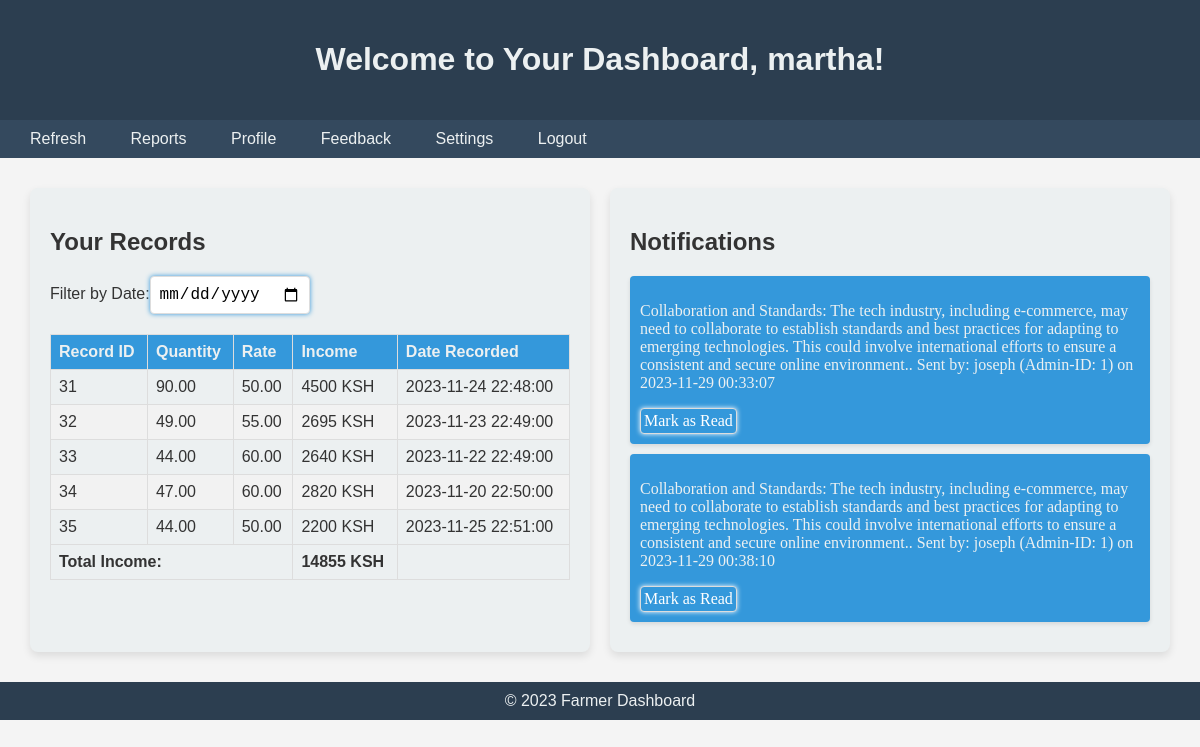
Page /farmerdb.php (signed in) on the committed database.
### tables this page shows
CREATE TABLE `farmers` (
  `id` int(11) NOT NULL,
  `name` varchar(255) NOT NULL,
  `email` varchar(255) NOT NULL,
  `telephone` varchar(20) NOT NULL,
  `location` varchar(255) NOT NULL,
  `breedOfCow` text NOT NULL,
  `password` varchar(20) NOT NULL,
  `created_at` timestamp NOT NULL DEFAULT current_timestamp()
);

CREATE TABLE `records` (
  `record_Id` int(11) NOT NULL,
  `farmer_Id` int(11) NOT NULL,
  `farmer_name` varchar(255) NOT NULL,
  `breedOfCow` text NOT NULL,
  `quantity` decimal(10,2) NOT NULL,
  `rate` decimal(10,2) NOT NULL,
  `date_time` datetime NOT NULL,
  `original_date_time` datetime DEFAULT NULL,
  `update_date_time` datetime DEFAULT NULL,
  `updated_by_admin` varchar(255) DEFAULT NULL
);

CREATE TABLE `notifications` (
  `notification_id` int(11) NOT NULL,
  `farmer_id` int(11) DEFAULT NULL,
  `message` text DEFAULT NULL,
  `timestamp` timestamp NOT NULL DEFAULT current_timestamp(),
  `is_read` tinyint(1) NOT NULL DEFAULT 0,
  `original_quantity` int(11) DEFAULT NULL,
  `updated_quantity` int(11) DEFAULT NULL,
  `original_rate` decimal(10,2) DEFAULT NULL,
  `updated_rate` decimal(10,2) DEFAULT NULL
);

### functions.php (called while the page is built, shortened)
<?php
if (!function_exists('getFarmerNotifications')) {
    function getFarmerNotifications($conn, $farmerId) {
        $query = "SELECT * FROM notifications WHERE farmer_id = ? AND is_read = 0";
        $stmt = $conn->prepare($query);
        $stmt->bind_param("i", $farmerId);
        if ($stmt->execute()) {
            $result = $stmt->get_result();
            $notifications = [];
            while ($row = $result->fetch_assoc()) {
                $notifications[] = $row;
            }
            return $notifications;
        } else {
            echo "Error getting unread farmer notifications for Farmer ID: $farmerId";
            return null;
        }
    }
}
if (!function_exists('getFarmerName')) {
    function getFarmerName($conn, $farmerID) {
        $query = "SELECT name FROM farmers WHERE id = ?";
        $stmt = $conn->prepare($query);
        $stmt->bind_param("i", $farmerID);
        if ($stmt->execute()) {
            $result = $stmt->get_result();
            $row = $result->fetch_assoc();
            return $row['name'];
        } else {
            echo "Error getting farmer name for Farmer ID: $farmerID";
            return null;
        }
    }
}
function getFarmerRecords($conn, $farmerId) {
    $records = array();
    $query = "SELECT record_Id, quantity, rate, date_time FROM records WHERE farmer_id = ?";
    $stmt = $conn->prepare($query);
    $stmt->bind_param("i", $farmerId);
    $stmt->execute();
    $result = $stmt->get_result();
    while ($row = $result->fetch_assoc()) {
        $records[] = $row;
    }
    return $records;
}

### farmerdb.php (the view, shortened to what this page needs)
<?php
include 'functions.php';
$farmerId = $_SESSION['user_id'];
$notifications = getFarmerNotifications($conn, $farmerId);
?>
<!DOCTYPE html>
<html lang="en">
<head>
</head>
<body>
    <header>
        <h1>Welcome to Your Dashboard, <?php echo getFarmerName($conn, $_SESSION['user_id']); ?>!</h1>
    </header>
    <nav>
        <a href="farmerdb.php">Refresh</a>
        <a href="farmerreports.php">Reports</a>
        <a href="profile.php">Profile</a>
        <a href="feedback.php">Feedback</a>
        <a href="settings.php">Settings</a>
        <a href="logout.php">Logout</a>
    </nav>
    <section>
        <div class="dashboard-container">
            <div class="dashboard-item">
                <h2>Your Records</h2>
      <?php
$records = getFarmerRecords($conn, $_SESSION['user_id']);
if ($records) {
    $filterDate = isset($_POST['filterDate']) ? $_POST['filterDate'] : '';
    echo '<form method="post" id="filterForm">';
    echo '<label for="filterDate">Filter by Date:</label>';
    echo '<input type="date" name="filterDate" id="filterDate" value="' . $filterDate . '" onchange="document.getElementById(\'filterForm\').submit();">';
    echo '</form>';
    if (!empty($filterDate)) {
        $filteredRecords = array_filter($records, function ($record) use ($filterDate) {
            return date_format(date_create($record['date_time']), 'Y-m-d') == $filterDate;
        });
        $totalIncomeFiltered = array_sum(array_map(function ($record) {
            return $record['quantity'] * $record['rate'];
        }, $filteredRecords));
    } else {
        $filteredRecords = $records;
        $totalIncomeFiltered = null;
    }
    $totalIncomeOverall = array_sum(array_map(function ($record) {
        return $record['quantity'] * $record['rate'];
    }, $records));
    if (!empty($filteredRecords)) {
        echo '<table class="records-table">';
        echo '<thead>';
        echo '<tr>';
        echo '<th>Record ID</th>';
        echo '<th>Quantity</th>';
        echo '<th>Rate</th>';
        echo '<th>Income</th>';
        echo '<th>Date Recorded</th>';
        echo '</tr>';
        echo '</thead>';
        echo '<tbody>';
        foreach ($filteredRecords as $record) {
            echo '<tr>';
            echo '<td>' . $record['record_Id'] . '</td>';
            echo '<td>' . $record['quantity'] . '</td>';
            echo '<td>' . $record['rate'] . '</td>';
            $income = $record['quantity'] * $record['rate'];
            echo '<td>' . $income . ' KSH</td>';
            echo '<td>' . $record['date_time'] . '</td>';
            echo '</tr>';
        }
        echo '</tbody>';
        echo '<tfoot>';
        echo '<tr>';
        echo '<td colspan="3"><strong>Total Income:</strong></td>';
        echo '<td><strong>' . ($totalIncomeFiltered !== null ? $totalIncomeFiltered : $totalIncomeOverall) . ' KSH</strong></td>';
        echo '<td></td>';
        echo '</tr>';
        echo '</tfoot>';
        echo '</table>';
    } else {
        echo '<p>No records available for the selected date.</p>';
    }
} else {
    echo '<p>No records available.</p>';
}
?>
            </div>
            <div class="dashboard-item">
                <h2>Notifications</h2>
                <div class="notifications-container">
                <?php
                $notifications = getFarmerNotifications($conn, $_SESSION['user_id']);
                if ($notifications) {
                    foreach ($notifications as $notification) {
                        echo '<div class="notification">';
                        echo '<p>' . $notification['message'] . '</p>';
                        echo '<form method="post" action="mark_as_read.php">';
                        echo '<input class="msg-btn" type="submit" value="Mark as Read"></input>';
                        echo '</form>';
                        echo '</div>';
                    }
                } else {
                    echo '<p>No new notifications.</p>';
                }
                ?>
                </div>
            </div>
        </div>
    </section>
    <footer>
        &copy; 2023 Farmer Dashboard
    </footer>
</body>
</html>

### farmerdb.php (style rules this page uses)
.msg-btn { background-color: #3498db; color: white; padding: 3px; font-size: medium; font-weight: 300; font-family: ui-monospace; border: 1px solid #ddd; border-radius: 4px; box-shadow: 0px 0px 5px white; cursor: pointer; }
body { font-family: Arial, sans-serif; margin: 0; padding: 0; background-color: #f4f4f4; color: #333; }
header { background-color: #2c3e50; padding: 20px; color: #ecf0f1; text-align: center; }
nav { background-color: #34495e; padding: 10px; }
nav a { color: #ecf0f1; text-decoration: none; padding: 10px; margin: 0 10px; }
section { padding: 20px; }
#filterDate { padding: 8px; font-size: 16px; border: 1px solid #ddd; border-radius: 4px; margin-right: 10px; box-shadow: 0px 0px 5px #3498db; }
#filterForm { margin-bottom: 20px; }
.records-table { width: 100%; border-collapse: collapse; margin-top: 20px; }
.records-table th, .records-table td { border: 1px solid #ddd; padding: 8px; text-align: left; }
.records-table th { background-color: #3498db; color: #ecf0f1; }
.records-table tbody tr:nth-child(even) { background-color: #f2f2f2; }
.dashboard-container { display: flex; justify-content: space-between; flex-wrap: wrap; }
.dashboard-item { background-color: #ecf0f1; padding: 20px; margin: 10px; flex: 1; min-width: 300px; border-radius: 8px; box-shadow: 0 4px 8px rgba(0, 0, 0, 0.1); }
.notifications-container { margin-top: 20px; }
.notification { background-color: #3498db; color: #ecf0f1; font-size: medium; font-family: ui-monospace; padding: 10px; margin-bottom: 10px; border-radius: 4px; box-shadow: 0 2px 4px rgba(0, 0, 0, 0.1); }
footer { background-color: #2c3e50; padding: 10px; color: #ecf0f1; text-align: center; }

### rows in the picture
farmers: name "martha"
records: record_Id "31", quantity "90.00", rate "50.00", income "4500", date_time "2023-11-24 22:48:00"
records: record_Id "32", quantity "49.00", rate "55.00", income "2695", date_time "2023-11-23 22:49:00"
records: record_Id "33", quantity "44.00", rate "60.00", income "2640", date_time "2023-11-22 22:49:00"
records: record_Id "34", quantity "47.00", rate "60.00", income "2820", date_time "2023-11-20 22:50:00"
records: record_Id "35", quantity "44.00", rate "50.00", income "2200", date_time "2023-11-25 22:51:00"
notifications: message "Collaboration and Standards: The tech industry, including e-commerce, may need to collaborate to establish standards and best practices for adapting to emerging technologies. This could involve international efforts to ensure a consistent and secure online environment.. Sent by: joseph (Admin-ID: 1) on 2023-11-29 00:33:07"
notifications: message "Collaboration and Standards: The tech industry, including e-commerce, may need to collaborate to establish standards and best practices for adapting to emerging technologies. This could involve international efforts to ensure a consistent and secure online environment.. Sent by: joseph (Admin-ID: 1) on 2023-11-29 00:38:10"

### other values in the picture
$totalIncomeOverall "14855"
